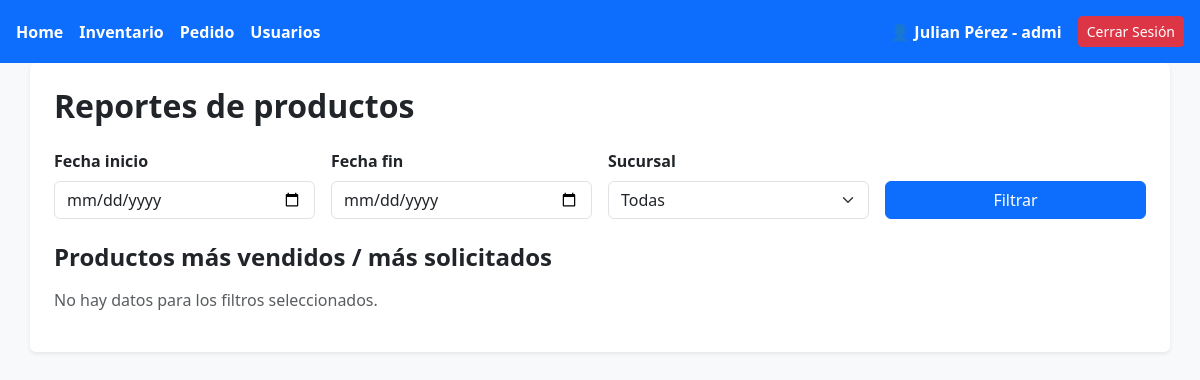
Before: /reportes (signed in) with the older database file.
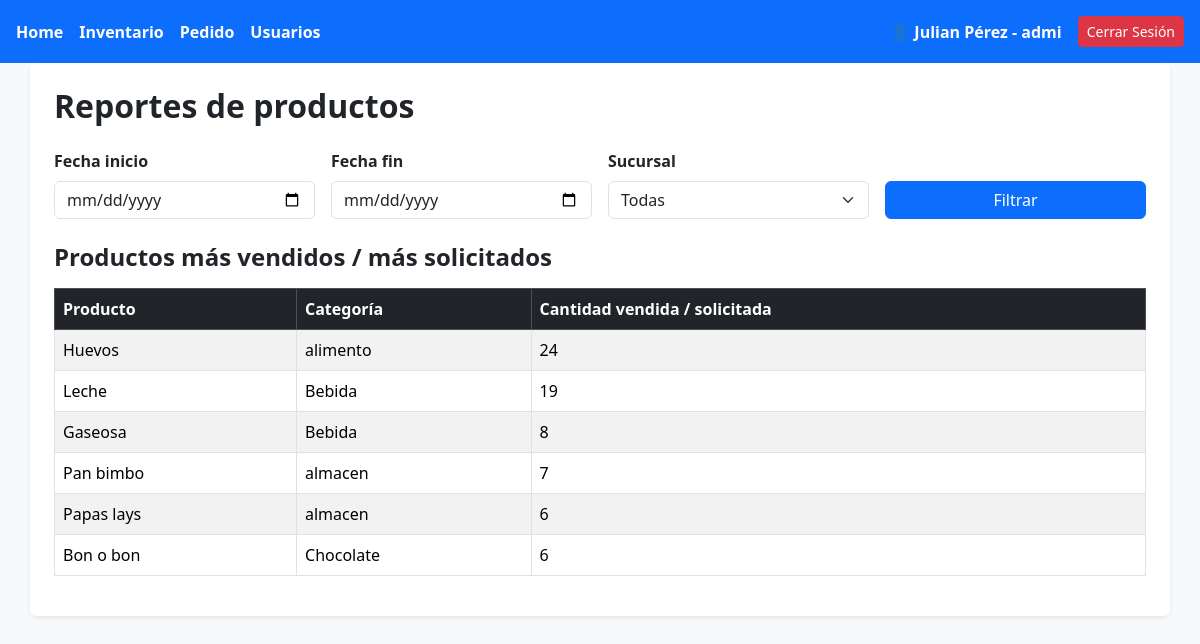
After: the same page with the newer database file.
### tables this page shows
CREATE TABLE producto(
                id INTEGER PRIMARY KEY AUTOINCREMENT,
                nombre VARCHAR(50),
                categoria VARCHAR(50),
                precio REAL,
                stock_minimo INTEGER
            );

### app.py (the view)
@app.route("/reportes")
def reportes():
    if "rol" not in session:
        return redirect(url_for("login"))  # si no está logueado
    if session["rol"] == "reponedor" or session["rol"] == "vendedor":
        return "Acceso denegado. No tenés permisos para entrar acá.", 403
    fecha_inicio = request.args.get("fecha_inicio", "").strip()
    fecha_fin = request.args.get("fecha_fin", "").strip()
    sucursal_raw = request.args.get("sucursal", "").strip()
    db.cursor.execute("SELECT id, nombre FROM sucursal")
    sucursales = db.cursor.fetchall()
    selected_sucursal = None
    if sucursal_raw != "":
        try:
            selected_sucursal = int(sucursal_raw)
        except ValueError:
            selected_sucursal = None
    def validar_fecha(s):
        if not s:
            return None
        try:
            dt = datetime.strptime(s, "%Y-%m-%d")
            return dt.strftime("%Y-%m-%d")   # aseguramos formato
        except Exception:
            return None
    f_inicio = validar_fecha(fecha_inicio)
    f_fin = validar_fecha(fecha_fin)
    query = """
        SELECT p.nombre, p.categoria, SUM(dv.cantidad) AS cantidad
        FROM detalle_venta dv
        JOIN venta v ON dv.id_venta = v.id_venta
        JOIN producto p ON dv.id_producto = p.id
        WHERE 1=1
    """
    params = []
    if f_inicio:
        query += " AND date(v.fecha) >= date(?)"
        params.append(f_inicio)
    if f_fin:
        query += " AND date(v.fecha) <= date(?)"
        params.append(f_fin)
    if selected_sucursal is not None:
        query += " AND v.id_sucursal = ?"
        params.append(selected_sucursal)
    query += " GROUP BY p.id ORDER BY cantidad DESC"
    print("reportes -> args:", dict(request.args))
    print("QUERY:", query)
    print("PARAMS:", params)
    db.cursor.execute(query, params)
    reportes = db.cursor.fetchall()
    print("Reporte con filtros:", reportes)
    return render_template(
        "reportes.html",
        usuarioNombre=session["nombre"],
        usuarioApellido=session["apellido"],
        usuarioRol=session["rol"],
        reportes=reportes,
        sucursales=sucursales,
        selected_sucursal=selected_sucursal,
        fecha_inicio=f_inicio or "",
        fecha_fin=f_fin or ""
    )

### templates/reportes.html (shortened to what this page needs)
<!DOCTYPE html>
<html lang="en">
<head>
    <link href="https://cdn.jsdelivr.net/npm/bootstrap@5.3.2/dist/css/bootstrap.min.css" rel="stylesheet">
</head>
<body class="bg-light">
    <header class="d-flex justify-content-between align-items-center p-3 bg-primary text-white">
        <nav class="d-flex gap-3">
            <a class="text-white text-decoration-none fw-bold" href="{{url_for('panel_principal')}}">Home</a>
            {%if usuarioRol!='vendedor'%}
                <a class="text-white text-decoration-none fw-bold" href="{{url_for('gestion_inventario')}}">Inventario</a>
            {%endif%}
            {%if usuarioRol!='vendedor' and usuarioRol!='reponedor'%}
            <a class="text-white text-decoration-none fw-bold" href="{{url_for('gestion_pedidos')}}">Pedido</a>
            {%endif%}
            {%if usuarioRol=='admi'%}
            <a class="text-white text-decoration-none fw-bold" href="{{url_for('gestion_usuario')}}">Usuarios</a>
            {%endif%}
        </nav>
        <div id="user-section" class="d-flex align-items-center gap-3">
            <span class="fw-semibold">👤 {{ usuarioNombre }} {{usuarioApellido}} - {{usuarioRol}}</span>
            <a href="{{ url_for('logout') }}" class="btn btn-danger btn-sm">Cerrar Sesión</a>
        </div>
    </header>
    <main class="container bg-white p-4 shadow-sm rounded">
        <h2 class="mb-4 fw-bold">Reportes de productos</h2>
        <form method="GET" action="{{ url_for('reportes') }}" class="row g-3 mb-4">
            <div class="col-md-3">
                <label for="fecha_inicio" class="form-label fw-semibold">Fecha inicio</label>
                <input type="date" id="fecha_inicio" name="fecha_inicio" class="form-control"
                    value="{{ request.args.get('fecha_inicio', '') }}">
            </div>
            <div class="col-md-3">
                <label for="fecha_fin" class="form-label fw-semibold">Fecha fin</label>
                <input type="date" id="fecha_fin" name="fecha_fin" class="form-control"
                    value="{{ request.args.get('fecha_fin', '') }}">
            </div>
            {% if usuarioRol != 'vendedor' %}
            <div class="col-md-3">
                <label for="sucursal" class="form-label fw-semibold">Sucursal</label>
                <select id="sucursal" name="sucursal" class="form-select">
                    <option value="">Todas</option>
                </select>
            </div>
            {% endif %}
            <div class="col-md-3 d-flex align-items-end">
                <button type="submit" class="btn btn-primary w-100">Filtrar</button>
            </div>
        </form>
        <h4 class="fw-semibold">Productos más vendidos / más solicitados</h4>
        {% if reportes %}
        <table class="table table-bordered table-striped mt-3">
            <thead class="table-dark">
                <tr>
                    <th>Producto</th>
                    <th>Categoría</th>
                    <th>Cantidad vendida / solicitada</th>
                </tr>
            </thead>
            <tbody>
                {% for r in reportes %}
                <tr>
                    <td>{{ r[0] }}</td>
                    <td>{{ r[1] }}</td>
                    <td>{{ r[2] }}</td>
                </tr>
                {% endfor %}
            </tbody>
        </table>
        {% else %}
        <p class="text-muted mt-3">No hay datos para los filtros seleccionados.</p>
        {% endif %}
    </main>
</body>
</html>

Changed rows visible on the page:
added producto: nombre "Huevos", categoria "alimento", r "24"
added producto: nombre "Leche", categoria "Bebida", r "19"
added producto: nombre "Gaseosa", categoria "Bebida", r "8"
added producto: nombre "Pan bimbo", categoria "almacen", r "7"
added producto: nombre "Papas lays", categoria "almacen", r "6"
added producto: nombre "Bon o bon", categoria "Chocolate", r "6"
Other visible differences:
text no longer shown: "No hay datos para los filtros seleccionados."
text now shown: "Producto Categoría Cantidad vendida / solicitada"
